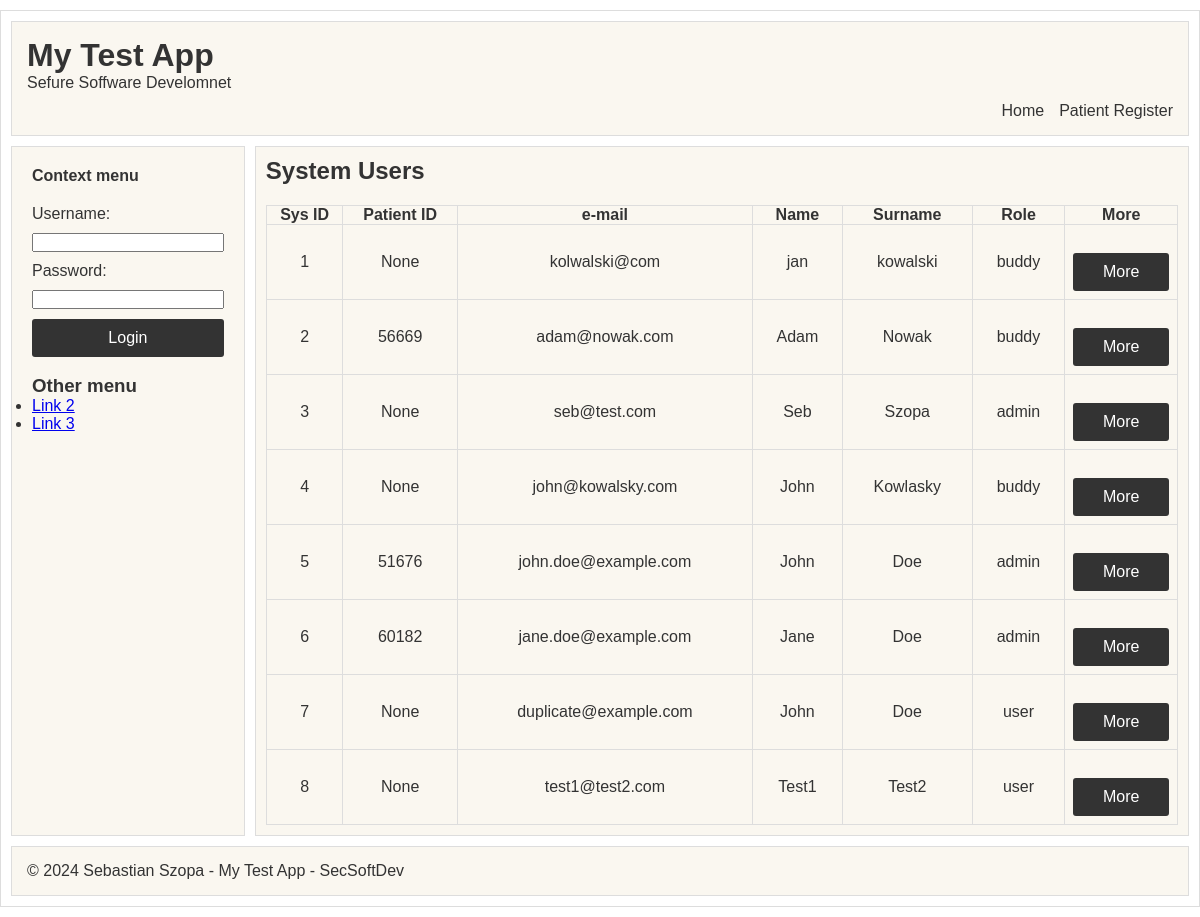
The app's page /system with its own data.
### tables this page shows
CREATE TABLE "sys_usrs" (
	"su_id"	INTEGER,
	"email"	TEXT NOT NULL UNIQUE,
	"name"	TEXT NOT NULL,
	"surname"	TEXT,
	"role"	TEXT,
	"passwd"	TEXT,
	"p_id"	NUMERIC,
	PRIMARY KEY("su_id" AUTOINCREMENT)
);

### app.py (the view)
@app.route('/system')
def get_sysusers():
    with sqlite3.connect(SQLITE_DB) as conn:
        conn.row_factory = sqlite3.Row
        cursor = conn.cursor()
        cursor.execute('SELECT "su_id", "p_id", "email", "name", "surname", "role" FROM "sys_usrs";')
        rows = cursor.fetchall()
        for row in rows:
            print(dict(row))  # Debug: Wyświetlanie wyników zapytania w terminalu
    return render_template('sysusers.html', rows=rows)

### templates/sysusers.html (shortened to what this page needs)
{% include 'menu.html' %}
<main>
    {% include 'context.html' %}
    <section class="content">
        <h1>System Users</h1>
        <table>
            <thead>
                <tr>
                    <th>Sys ID</th>
                    <th>Patient ID</th>
                    <th>e-mail</th>
                    <th>Name</th>
                    <th>Surname</th>
                    <th>Role</th>
                    <th>More</th>
                </tr>
            </thead>
            <tbody>
                {% for row in rows %}
                    <tr>
                        <td>{{ row["su_id"] }}</td>
                        <td>{{ row["p_id"] }}</td>
                        <td>{{ row["email"] }}</td>
                        <td>{{ row["name"] }}</td>
                        <td>{{ row["surname"] }}</td>
                        <td>{{ row["role"] }}</td>
                        <td>
                            <form method="post" action="/system/users/more">
                                <button type="submit">More</button>
                            </form>
                        </td>
                    </tr>
                {% endfor %}
            </tbody>
        </table>
    </section>
</main>
{% include 'foot.html' %}

### templates/menu.html (shortened to what this page needs)
<!DOCTYPE html>
<html lang="en">
<head>
    <link rel="stylesheet" href="{{ url_for('static', filename='style.css') }}">
</head>
<body>
<div class="container">
    <header>
    <div class="title">
        <h1>My Test App</h1>
        <h2>Sefure Soffware Develomnet</h2>
    </div>
    <ul class="menu">
        <li><a href="/">Home</a></li>
        <li><a href="/patient_register">Patient Register</a></li>
    </ul>
</header>

### templates/context.html
<aside class="sidebar">
    <b>Context menu</b>
    <br>
  <ul>
    {% if 'username' in session %}
        <h3>Welcome, {{ session['username'] }}!</h3>
        <br>
        <p><b>You are logged in.</b></p>
        <br>
        <h3>Logged users only</h3>
        <br>
        <li><a href="{{ url_for('dashboard') }}">Dashboard</a></li>
        <li><a href="{{ url_for('logout') }}">Log out</a></li>
        <h3>Sytem</h3>
        <li><a href="/system">System</a></li>
        <li><a href="/system/users/add">Add SysUser</a></li>
        <h3>Patients</h3>
        <li><a href="/patients">Patients</a></li>
    {% else %}
        <form action="{{ url_for('login') }}" method="post">
            <label for="username">Username:</label>
            <input type="text" id="username" name="username" required>
            <label for="password">Password:</label>
            <input type="password" id="password" name="password" required>
            <button type="submit">Login</button>
        </form>
    {% endif %}
        <br>
        <h3>Other menu</h3>
        <li><a href="#">Link 2</a></li>
        <li><a href="#">Link 3</a></li>
    </ul>
</aside>

### templates/foot.html
<footer>
    <p>&copy; 2024 Sebastian Szopa - My Test App - SecSoftDev</p>
</footer>
</div>
</body>
</html>

### static/style.css (style rules this page uses)
* { box-sizing: border-box; margin: 0; padding: 0; }
body { font-family: Arial, sans-serif; background-color: #ffffff; color: #333; }
.container { max-width: 1200px; margin: 10px auto; padding: 10px; border: 1px solid #ddd; background-color: #fff; }
header { padding: 15px; background-color: #faf7f0; border: 1px solid #ddd; margin-bottom: 10px; display: flex; flex-direction: column; }
.title { display: flex; flex-direction: column; align-items: flex-start; margin-bottom: 10px; }
header h1, header h2 { margin: 0; text-align: left; }
header h2 { font-weight: normal; font-size: 1rem; }
.menu { align-self: flex-end; display: flex; list-style-type: none; padding: 0; gap: 15px; }
.menu a { text-decoration: none; color: #333; font-weight: normal; }
footer { padding: 15px; background-color: #faf7f0; border: 1px solid #ddd; margin-top: 10px; }
main { display: flex; width: 100%; gap: 10px; }
.sidebar { width: 20%; padding: 20px; background-color: #faf7f0; border: 1px solid #ddd; }
.content { width: 80%; padding: 10px; background-color: #faf7f0; border: 1px solid #ddd; }
table { width: 100%; border-collapse: collapse; margin-top: 20px; }
table, th, td { border: 1px solid #ddd; }
td { padding: 8px; text-align: center; }
form { display: flex; flex-direction: column; gap: 10px; margin-top: 20px; }
button { padding: 10px; font-size: 16px; color: #fff; background-color: #333; border: none; cursor: pointer; border-radius: 3px; }

### records on screen
sys_usrs: su_id "1", p_id "None", email "kolwalski@com", name "jan", surname "kowalski", role "buddy"
sys_usrs: su_id "2", p_id "56669", email "adam@nowak.com", name "Adam", surname "Nowak", role "buddy"
sys_usrs: su_id "3", p_id "None", email "seb@test.com", name "Seb", surname "Szopa", role "admin"
sys_usrs: su_id "4", p_id "None", email "john@kowalsky.com", name "John", surname "Kowlasky", role "buddy"
sys_usrs: su_id "5", p_id "51676", email "john.doe@example.com", name "John", surname "Doe", role "admin"
sys_usrs: su_id "6", p_id "60182", email "jane.doe@example.com", name "Jane", surname "Doe", role "admin"
sys_usrs: su_id "7", p_id "None", email "duplicate@example.com", name "John", surname "Doe", role "user"
sys_usrs: su_id "8", p_id "None", email "test1@test2.com", name "Test1", surname "Test2", role "user"
